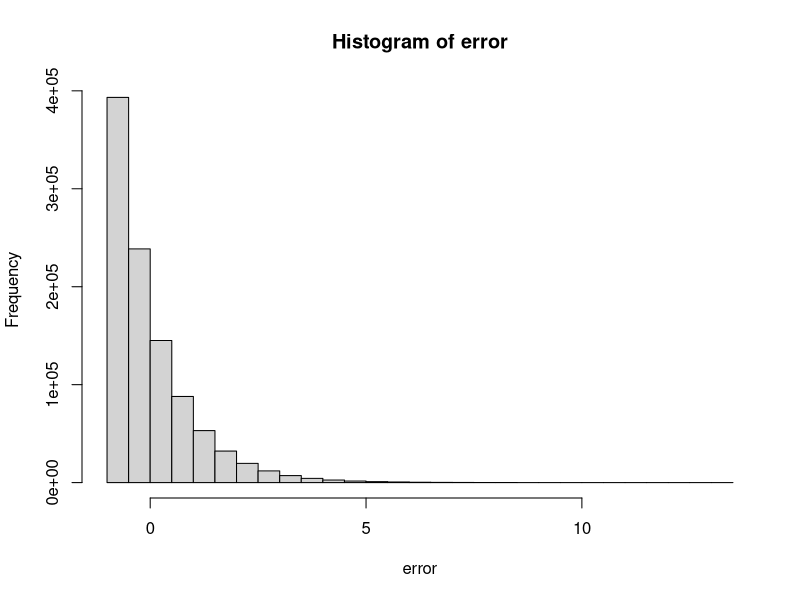
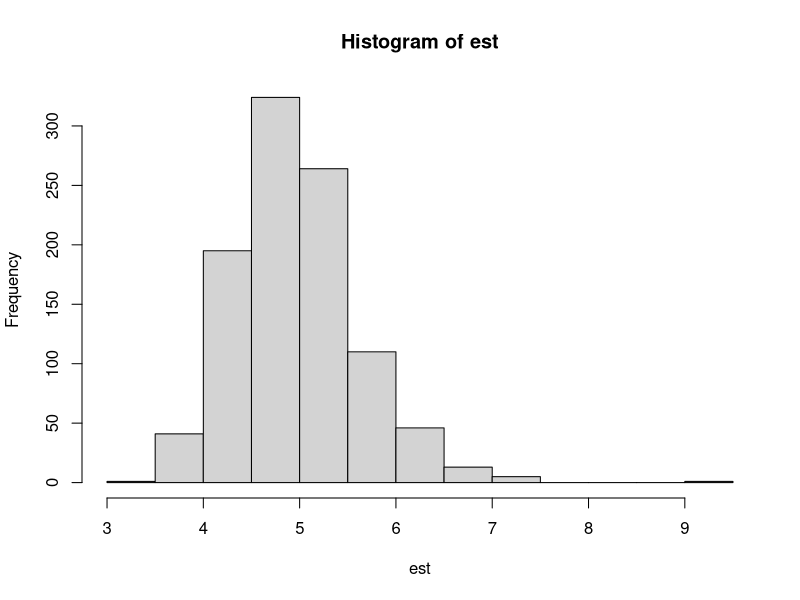

Write the R code that produced these figures, in order.
## Calculation to find limiting values

## Generate a massive data set that approximates asymptotics
n = 1000000

## Draw skewed error distribution
error = rgamma(n, 1, 100)
error = (error - mean(error)) / sd(error)

hist(error)

## Generate large data set
x = rnorm(n)
y = x*2 + x^3 + error

data = data.frame(x=x, y=y)

## See what the coefficients are
linMod = lm(y ~ x, data=data)
linMod$coefficients
summary(linMod)

## Simulation to assess the performance of the analytic standard errors
n = 100

nSim = 1000

## Keep track of estimates, standard errors, and coverages
est = se = cov = rep(NA, nSim)

for (ni in 1 : nSim) {
  ## Generate data
  error = rgamma(n, 1, 100)
  error = (error - mean(error)) / sd(error)
  
  x = rnorm(n)
  y = x*2 + x^3 + error
  
  data = data.frame(x=x, y=y)
  
  ## Fit model to it
  linMod = lm(y ~ x, data=data)
  
  est[ni] = linMod$coefficients[2]
  se[ni] = summary(linMod)$coefficients[2,2]
  
  ## Confidence intervals from analytic expressions
  cov[ni] = 1*(est[ni] - 1.96*se[ni] < 5 &
                 est[ni] + 1.96*se[ni] > 5) 
}

## Plot the sampling distribution
hist(est)

## Mean of the sampling distribution
mean(est, na.rm=TRUE)

## Standard deviation of the sampling distribution
sd(est, na.rm=TRUE)

## Average value of our analytic SE estimates
mean(se, na.rm=TRUE)

## Empirical coverage probability
mean(cov, na.rm=TRUE)


## Now try three types of bootstrap to estimate standard errors
## Parametric, residual, nonparametric
nSim = 200

## Only 100 bootstrap samples for now to save time
## Generally do more like 1000
nBoot = 100

est = rep(NA, nSim)

## 4 columns, one for each bootstrap + the analytic standard errors
se = cov = matrix(NA, nSim, 4)

for (ni in 1 : nSim) {
  
  if (ni %% 10 == 0) print(ni)
  
  ## Generate data from nonlinear model
  error = rgamma(n, 1, 100)
  error = (error - mean(error)) / sd(error)
  
  x = rnorm(n)
  y = x*2 + x^3 + error
  
  data = data.frame(x=x, y=y)
  
  ## Estimate model
  linMod = lm(y ~ x, data=data)
  
  est[ni] = linMod$coefficients[2]
  
  ## Analytic standard error
  se[ni,1] = summary(linMod)$coefficients[2,2]

  ## Coverage for analytic standard error
  cov[ni,1] = 1*(est[ni] - 1.96*se[ni] < 5 &
                 est[ni] + 1.96*se[ni] > 5) 
  
  ## Now bootstrap to get standard errors
  ## Keep 3 columns, one for each bootstrap type
  estBoot = matrix(NA, nBoot, 3)
  for (nb in 1 : nBoot) {
    ## Parametric bootstrap first
    # get estimates of all unknown parameters from original data
    coefs = linMod$coefficients
    residSE = sqrt(sum(linMod$residuals^2) / (n - 2))
    
    # Now draw a new outcome vector from this model
    yNew = coefs[1] + coefs[2]*data$x + rnorm(n, sd=residSE)
    
    # create new data set for parametric bootstrap
    dataBoot1 = data.frame(x = data$x,
                           y = yNew)
    
    # fit model to this data
    linModBoot1 = lm(y ~ x, data=dataBoot1)
    estBoot[nb,1] = linModBoot1$coefficients[2]
    
    ## Residual bootstrap
    
    # randomly sample from the residual distribution
    samp = sample(1:n, n, replace=TRUE)
    residuals = linMod$residuals[samp]
    
    yNew2 = coefs[1] + coefs[2]*data$x + residuals
    
    # create new data set for parametric bootstrap
    dataBoot2 = data.frame(x = data$x,
                           y = yNew2)
    
    # fit model to this data
    linModBoot2 = lm(y ~ x, data=dataBoot2)
    estBoot[nb,2] = linModBoot2$coefficients[2]

    ## Nonparametric bootstrap
    samp = sample(1:n, n, replace=TRUE)
    dataBoot3 = data[samp,]
    
    linModBoot3 = lm(y ~ x, data=dataBoot3)
    estBoot[nb,3] = linModBoot3$coefficients[2]
  }
  
  ## Take the standard deviation of bootstrap samples as
  ## Estimates of the standard error
  bootstrapSEs = apply(estBoot, 2, sd)
  
  se[ni,2:4] = bootstrapSEs
  
  cov[ni,2:4] = 1*(est[ni] - 1.96*se[ni,2:4] < 5 &
                     est[ni] + 1.96*se[ni,2:4] > 5)
}

## Mean of sampling distribution
mean(est, na.rm=TRUE)

## Standard deviation of sampling distribution
sd(est, na.rm=TRUE)

## Average estimated standard error for each approach
apply(se, 2, mean, na.rm=TRUE)

## Empirical coverage probability
apply(cov, 2, mean, na.rm=TRUE)


## Does the nonparametric bootstrap add substantial uncertainty by
## resampling the X values as well?
nSim = 1000
nBoot = 100

est = rep(NA, nSim)

## Compare the analytic standard errors with the bootstrap ones
se = cov = matrix(NA, nSim, 2)

for (ni in 1 : nSim) {
  
  if (ni %% 10 == 0) print(ni)
  
  x = rnorm(n)
  
  ## Generate data from linear model
  error = rnorm(n)
  
  y = 2*x + error
  
  data = data.frame(x=x, y=y)
  
  ## Estimate model
  linMod = lm(y ~ x, data=data)
  
  est[ni] = linMod$coefficients[2]
  
  ## Analytic standard error
  se[ni,1] = summary(linMod)$coefficients[2,2]
  
  ## Coverage for analytic standard error
  cov[ni,1] = 1*(est[ni] - 1.96*se[ni,1] < 2 &
                   est[ni] + 1.96*se[ni,1] > 2) 
  
  ## Now bootstrap to get standard errors
  estBoot = rep(NA, nBoot)
  for (nb in 1 : nBoot) {
    ## Nonparametric bootstrap
    samp = sample(1:n, n, replace=TRUE)
    dataBoot = data[samp,]
    
    linModBoot = lm(y ~ x, data=dataBoot)
    estBoot[nb] = linModBoot$coefficients[2]
  }
  
  ## Take the standard deviation of bootstrap samples as
  ## Estimates of the standard error
  bootstrapSE = sd(estBoot)
  
  se[ni,2] = bootstrapSE
  
  cov[ni,2] = 1*(est[ni] - 1.96*se[ni,2] < 2 &
                     est[ni] + 1.96*se[ni,2] > 2)
}

## Mean of sampling distribution
mean(est, na.rm=TRUE)

## Standard deviation of sampling distribution
sd(est, na.rm=TRUE)

## Average estimated standard error for each approach
apply(se, 2, mean, na.rm=TRUE)

## Empirical coverage probability
apply(cov, 2, mean, na.rm=TRUE)
